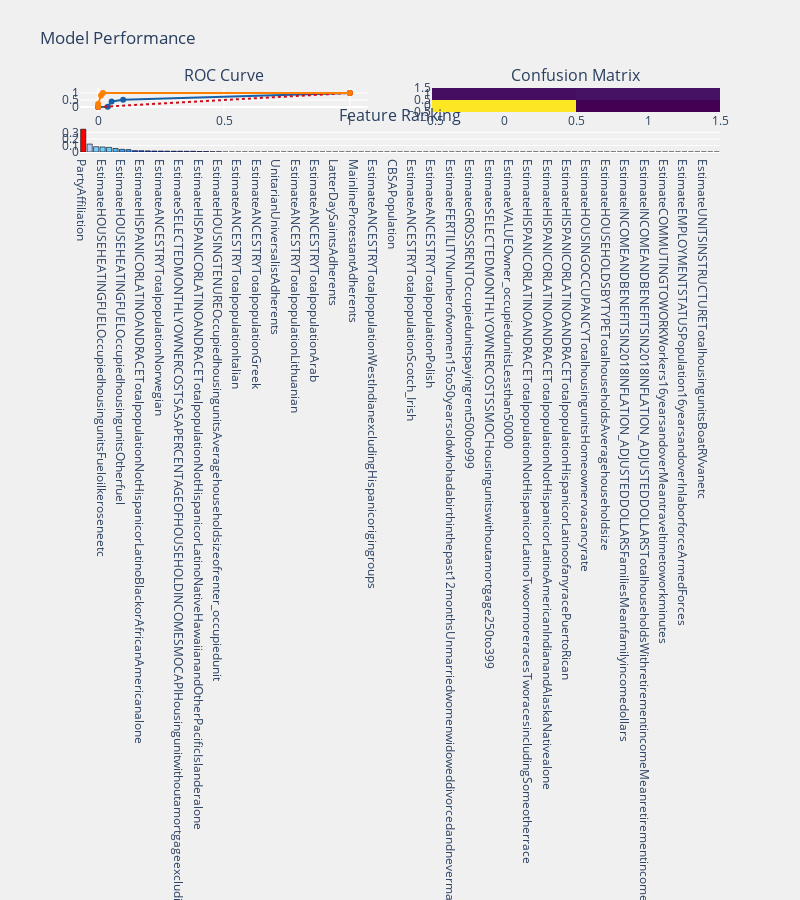

The notebook cell this image was saved under:
### Code cell
prediction_function(dec_tree,X_train_transformed2,X_test_transformed2,y_train2,y_test2,estimate='dec_tree')

### Figure 1 — Plotly figure (JSON) as saved in the notebook; plotly's stock layout.template omitted (floating-point values rounded to 4 significant figures)
{"data": [{"colorscale": [[0, "#440154"], [0.1111, "#482878"], [0.2222, "#3e4989"], [0.3333, "#31688e"], [0.4444, "#26828e"], [0.5556, "#1f9e89"], [0.6667, "#35b779"], [0.7778, "#6ece58"], [0.8889, "#b5de2b"], [1, "#fde725"]], "name": "matrix", "showscale": false, "type": "heatmap", "x": [0, 1], "xaxis": "x2", "y": [0, 1], "yaxis": "y2", "z": [[118, 13], [17, 18]]}, {"line": {"color": "rgb(22, 96, 167)", "width": 2}, "name": "ROC Test", "type": "scatter", "x": [0, 0.03817, 0.05344, 0.09924, 1], "xaxis": "x", "y": [0, 0.02857, 0.4, 0.5143, 1], "yaxis": "y"}, {"line": {"color": "rgb(205, 12, 24)", "dash": "dot", "width": 2}, "type": "scatter", "x": [0, 1], "xaxis": "x", "y": [0, 1], "yaxis": "y"}, {"line": {"color": "rgb(255, 128, 0)", "width": 2}, "name": "ROC Train", "type": "scatter", "x": [0, 0, 0.01128, 0.0188, 1], "xaxis": "x", "y": [0, 0.2171, 0.8217, 1, 1], "yaxis": "y"}, {"marker": {"color": [0.3488, 0.1212, 0.08143, 0.07732, 0.07105, 0.05418, 0.04076, 0.03665, 0.021, 0.01949, 0.01739, 0.01577, 0.01442, 0.01269, 0.01215, 0.01177, 0.01116, 0.01104, 0.007475, 0.007043, 0.003751, 0.003441, 0, 0, 0, 0, 0, 0, 0, 0, 0, 0, 0, 0, 0, 0, 0, 0, 0, 0, 0, 0, 0, 0, 0, 0, 0, 0, 0, 0, 0, 0, 0, 0, 0, 0, 0, 0, 0, 0, 0, 0, 0, 0, 0, 0, 0, 0, 0, 0, 0, 0, 0, 0, 0, 0, 0, 0, 0, 0, 0, 0, 0, 0, 0, 0, 0, 0, 0, 0, 0, 0, 0, 0, 0, 0, 0, 0, 0], "colorscale": [[0, "rgb(0,0,255)"], [0.1, "rgb(51,153,255)"], [0.2, "rgb(102,204,255)"], [0.3, "rgb(153,204,255)"], [0.4, "rgb(204,204,255)"], [0.5, "rgb(255,255,255)"], [0.6, "rgb(255,204,255)"], [0.7, "rgb(255,153,255)"], [0.8, "rgb(255,102,204)"], [0.9, "rgb(255,102,102)"], [1, "rgb(255,0,0)"]], "line": {"color": "black", "width": 0.6}}, "name": "coefficients", "type": "bar", "x": ["PartyAffiliation", "EstimateHOUSEHEATINGFUELOccupiedhousingunitsWood", "EstimateANCESTRYTotalpopulationFrenchexceptBasque", "EstimateHOUSEHEATINGFUELOccupiedhousingunitsFueloilkeroseneetc", "EstimateHOUSEHEATINGFUELOccupiedhousingunitsElectricity", "EstimateANCESTRYTotalpopulationFrenchCanadian", "EstimateHOUSEHEATINGFUELOccupiedhousingunitsOtherfuel", "EstimateUNITSINSTRUCTURETotalhousingunits3or4units", "Medicinal", "EstimateHISPANICORLATINOANDRACETotalpopulationNotHispanicorLatinoBlackorAfricanAmericanalone", "MuslimsEstimated", "EstimateVALUEOwner_occupiedunits100000to149999", "EstimateANCESTRYTotalpopulationNorwegian", "EstimateSELECTEDMONTHLYOWNERCOSTSSMOCHousingunitswithamortgageLessthan500", "EstimateANCESTRYTotalpopulationSubsaharanAfrican", "EstimateSELECTEDMONTHLYOWNERCOSTSASAPERCENTAGEOFHOUSEHOLDINCOMESMOCAPIHousingunitwithoutamortgageexcludingunitswhereSMOCAPIcannotbecomputedNotcomputed", "EstimateANCESTRYTotalpopulationSwiss", "EstimateANCESTRYTotalpopulationDutch", "EstimateHISPANICORLATINOANDRACETotalpopulationNotHispanicorLatinoNativeHawaiianandOtherPacificIslanderalone", "EstimateSELECTEDMONTHLYOWNERCOSTSSMOCHousingunitswithoutamortgageMediandollars", "EstimateUNITSINSTRUCTURETotalhousingunitsMobilehome", "EstimateHOUSINGTENUREOccupiedhousingunitsAveragehouseholdsizeofrenter_occupiedunit", "EstimatePLACEOFBIRTHTotalpopulationNativeBorninPuertoRicoUSIslandareasorbornabroadtoAmericanparents", "EstimatePLACEOFBIRTHTotalpopulationNativeBorninUnitedStatesDifferentstate", "EstimateANCESTRYTotalpopulationItalian", "EstimateANCESTRYTotalpopulationIrish", "EstimateANCESTRYTotalpopulationHungarian", "EstimateANCESTRYTotalpopulationGreek", "EstimateANCESTRYTotalpopulationGerman", "TotalJudaismAdherents", "UnitarianUniversalistAdherents", "EstimateANCESTRYTotalpopulationAmerican", "EstimateANCESTRYTotalpopulationEnglish", "EstimateANCESTRYTotalpopulationLithuanian", "EstimateANCESTRYTotalpopulationDanish", "EstimateANCESTRYTotalpopulationCzech", "EstimateANCESTRYTotalpopulationArab", "BlackProtestantAdherents", "BahaIAdherents", "LatterDaySaintsAdherents", "OrthodoxAdherents", "PctRepublican", "MainlineProtestantAdherents", "PctDemocrat", "CatholicAdherents", "EstimateANCESTRYTotalpopulationWestIndianexcludingHispanicorigingroups", "EstimateANCESTRYTotalpopulationUkrainian", "EstimateFERTILITYNumberofwomen15to50yearsoldwhohadabirthinthepast12monthsPer1000women15to50yearsold", "CBSAPopulation", "EstimateANCESTRYTotalpopulationSwedish", "EstimateANCESTRYTotalpopulationSlovak", "EstimateANCESTRYTotalpopulationScotch_Irish", "EstimateANCESTRYTotalpopulationRussian", "EstimateANCESTRYTotalpopulationPortuguese", "EstimateANCESTRYTotalpopulationPolish", "EstimateFERTILITYNumberofwomen15to50yearsoldwhohadabirthinthepast12monthsPer1000women35to50yearsold", "EstimateSEXANDAGETotalpopulationMedianageyears", "EstimateFERTILITYNumberofwomen15to50yearsoldwhohadabirthinthepast12monthsUnmarriedwomenwidoweddivorcedandnevermarriedPer1000unmarriedwomen", "EstimateHOUSEHEATINGFUELOccupiedhousingunitsNofuelused", "EstimateGROSSRENTOccupiedunitspayingrentMediandollars", "EstimateGROSSRENTOccupiedunitspayingrent500to999", "EstimateGROSSRENTOccupiedunitspayingrentLessthan500", "EstimateSELECTEDMONTHLYOWNERCOSTSSMOCHousingunitswithoutamortgage1000ormore", "EstimateSELECTEDMONTHLYOWNERCOSTSSMOCHousingunitswithoutamortgage250to399", "EstimateSELECTEDMONTHLYOWNERCOSTSSMOCHousingunitswithoutamortgageLessthan250", "EstimateSELECTEDMONTHLYOWNERCOSTSSMOCHousingunitswithamortgage500to999", "EstimateVALUEOwner_occupiedunitsLessthan50000", "EstimateHOUSEHEATINGFUELOccupiedhousingunitsBottledtankorLPgas", "EstimateHOUSEHOLDSBYTYPETotalhouseholdsAveragefamilysize", "EstimateHISPANICORLATINOANDRACETotalpopulationNotHispanicorLatinoTwoormoreracesTworacesincludingSomeotherrace", "EstimateHISPANICORLATINOANDRACETotalpopulationNotHispanicorLatinoTwoormoreraces", "EstimateHISPANICORLATINOANDRACETotalpopulationNotHispanicorLatinoSomeotherracealone", "EstimateHISPANICORLATINOANDRACETotalpopulationNotHispanicorLatinoAmericanIndianandAlaskaNativealone", "EstimateHISPANICORLATINOANDRACETotalpopulationHispanicorLatinoofanyraceOtherHispanicorLatino", "EstimateHISPANICORLATINOANDRACETotalpopulationHispanicorLatinoofanyraceCuban", "EstimateHISPANICORLATINOANDRACETotalpopulationHispanicorLatinoofanyracePuertoRican", "EstimateSEXANDAGETotalpopulation65yearsandoverSexratiomalesper100females", "EstimateHOUSINGOCCUPANCYTotalhousingunitsVacanthousingunits", "EstimateHOUSINGOCCUPANCYTotalhousingunitsHomeownervacancyrate", "EstimateHOUSINGOCCUPANCYTotalhousingunitsRentalvacancyrate", "EstimateUNITSINSTRUCTURETotalhousingunits1_unitattached", "EstimateHOUSEHOLDSBYTYPETotalhouseholdsAveragehouseholdsize", "EstimateINCOMEANDBENEFITSIN2018INFLATION_ADJUSTEDDOLLARSMedianearningsforworkersdollars", "EstimateINCOMEANDBENEFITSIN2018INFLATION_ADJUSTEDDOLLARSNonfamilyhouseholdsMeannonfamilyincomedollars", "EstimateINCOMEANDBENEFITSIN2018INFLATION_ADJUSTEDDOLLARSFamiliesMeanfamilyincomedollars", "EstimateSEXANDAGETotalpopulation18yearsandoverSexratiomalesper100females", "EstimateINCOMEANDBENEFITSIN2018INFLATION_ADJUSTEDDOLLARSTotalhouseholdsWithSupplementalSecurityIncomeMeanSupplementalSecurityIncomedollars", "EstimateINCOMEANDBENEFITSIN2018INFLATION_ADJUSTEDDOLLARSTotalhouseholdsWithretirementincomeMeanretirementincomedollars", "EstimateINCOMEANDBENEFITSIN2018INFLATION_ADJUSTEDDOLLARSTotalhouseholdsWithSocialSecurityMeanSocialSecurityincomedollars", "EstimateINDUSTRYCivilianemployedpopulation16yearsandoverAgricultureforestryfishingandhuntingandmining", "EstimateCOMMUTINGTOWORKWorkers16yearsandoverMeantraveltimetoworkminutes", "EstimateCOMMUTINGTOWORKWorkers16yearsandoverWalked", "EstimateCOMMUTINGTOWORKWorkers16yearsandoverPublictransportationexcludingtaxicab", "EstimateEMPLOYMENTSTATUSPopulation16yearsandoverInlaborforceArmedForces", "EstimateROOMSTotalhousingunitsMedianrooms", "EstimateYEARSTRUCTUREBUILTTotalhousingunitsBuilt1939orearlier", "EstimateUNITSINSTRUCTURETotalhousingunitsBoatRVvanetc", "EstimateUNITSINSTRUCTURETotalhousingunits2units", "EstimateINCOMEANDBENEFITSIN2018INFLATION_ADJUSTEDDOLLARSTotalhouseholdsWithcashpublicassistanceincomeMeancashpublicassistanceincomedollars"], "xaxis": "x3", "y": [0.3488, 0.1212, 0.08143, 0.07732, 0.07105, 0.05418, 0.04076, 0.03665, 0.021, 0.01949, 0.01739, 0.01577, 0.01442, 0.01269, 0.01215, 0.01177, 0.01116, 0.01104, 0.007475, 0.007043, 0.003751, 0.003441, 0, 0, 0, 0, 0, 0, 0, 0, 0, 0, 0, 0, 0, 0, 0, 0, 0, 0, 0, 0, 0, 0, 0, 0, 0, 0, 0, 0, 0, 0, 0, 0, 0, 0, 0, 0, 0, 0, 0, 0, 0, 0, 0, 0, 0, 0, 0, 0, 0, 0, 0, 0, 0, 0, 0, 0, 0, 0, 0, 0, 0, 0, 0, 0, 0, 0, 0, 0, 0, 0, 0, 0, 0, 0, 0, 0, 0], "yaxis": "y3"}], "layout": {"annotations": [{"font": {"size": 16}, "showarrow": false, "text": "ROC Curve", "x": 0.225, "xanchor": "center", "xref": "paper", "y": 1, "yanchor": "bottom", "yref": "paper"}, {"font": {"size": 16}, "showarrow": false, "text": "Confusion Matrix", "x": 0.775, "xanchor": "center", "xref": "paper", "y": 1, "yanchor": "bottom", "yref": "paper"}, {"font": {"size": 16}, "showarrow": false, "text": "Feature Ranking", "x": 0.5, "xanchor": "center", "xref": "paper", "y": 0.375, "yanchor": "bottom", "yref": "paper"}], "autosize": false, "height": 900, "margin": {"b": 195}, "paper_bgcolor": "rgba(240,240,240, 0.95)", "plot_bgcolor": "rgba(240,240,240, 0.95)", "showlegend": false, "title": {"text": "Model Performance"}, "width": 800, "xaxis": {"anchor": "y", "domain": [0, 0.45]}, "xaxis2": {"anchor": "y2", "domain": [0.55, 1]}, "xaxis3": {"anchor": "y3", "domain": [0, 1]}, "yaxis": {"anchor": "x", "domain": [0.625, 1]}, "yaxis2": {"anchor": "x2", "domain": [0.625, 1]}, "yaxis3": {"anchor": "x3", "domain": [0, 0.375]}}}
